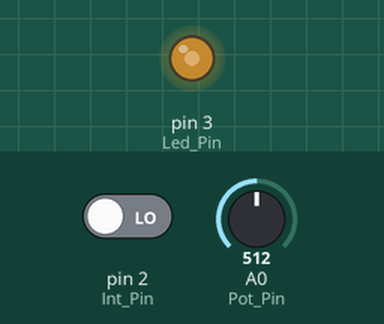
Simulated run of this sketch. Board: Arduino Uno, built with avr-gcc and run on an emulated ATmega328P. Parts: output pins drawn as LEDs (lit = HIGH). The test bench sets the inputs (shaded band); at power-on: pin 2 (Int_Pin) LOW, A0 (Pot_Pin) = 512.

Above: at 1.2 s.
1.3 s: pin 2 (Int_Pin) driven HIGH
At 1.49 s:
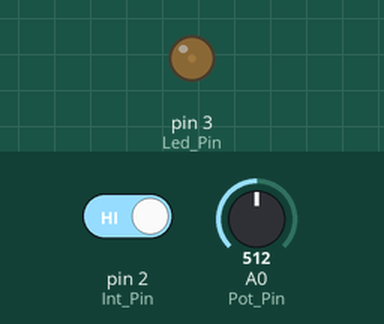
At 4.42 s:
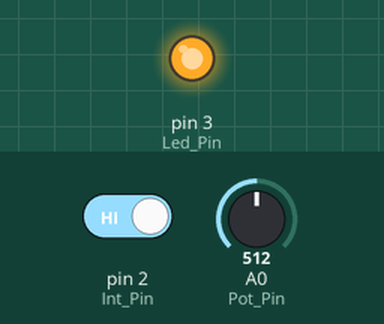
Timing chart, 0 to 10.3 s (numbered marks = the images above; inputs shaded):
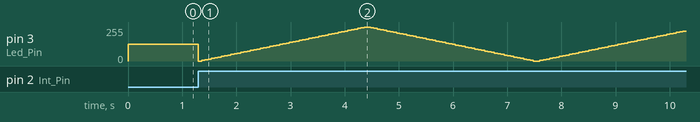

The sketch:

utn_clase_arduino03_003.ino
```cpp
int Led_Pin = 3;
int Pot_Pin = A0;
int Int_Pin = 2;
int sensorValue = 0;
int outputValue = 0;
int inputValue = 0;
void setup()
{
pinMode(Led_Pin, OUTPUT);
pinMode(Int_Pin, INPUT);

}
void loop()
{
inputValue = digitalRead(Int_Pin);
if (inputValue == HIGH)
{
for (int fadeValue = 0 ; fadeValue <= 255; fadeValue += 5) {
analogWrite(Led_Pin, fadeValue);
delay(60);
}
for (int fadeValue = 255 ; fadeValue >= 0; fadeValue -= 5) {
analogWrite(Led_Pin, fadeValue);
delay(60);
}
}
else
{
sensorValue = analogRead(Pot_Pin);
outputValue = map(sensorValue, 0, 1023, 0, 255);
analogWrite(Led_Pin, outputValue);
}
}
```
